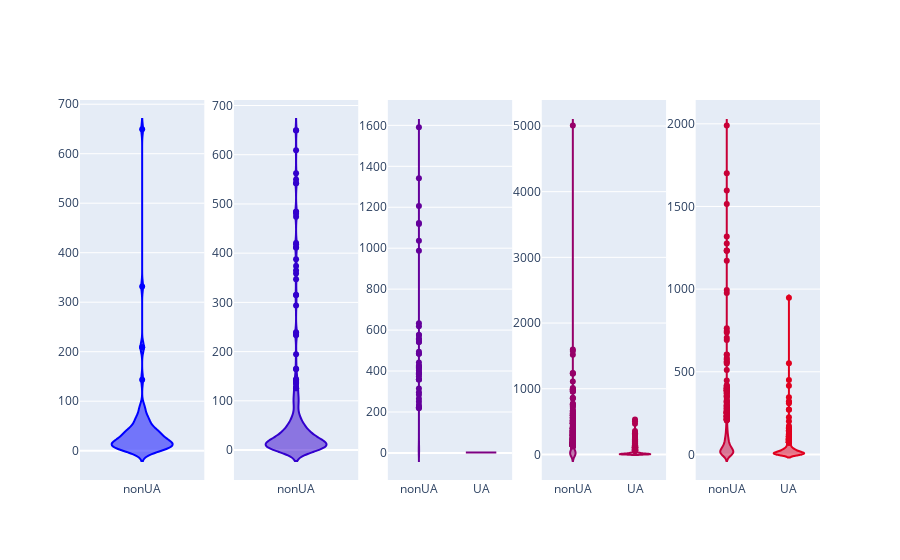

Notebook code cell kept with this figure:
### Code cell
#Graphing Average Acreage of fires in UA and NonUA areas in the five year brackets in boxplots

#X-axes (labels) for boxplots
x1 = ["UA" for val in UArange1]
x1non = ["nonUA" for val in NonUArange1]
x2 = ["UA" for val in UArange2]
x2non = ["nonUA" for val in NonUArange2]
x3 = ["UA" for val in UArange3]
x3non = ["nonUA" for val in NonUArange3]
x4 = ["UA" for val in UArange4]
x4non = ["nonUA" for val in NonUArange4]
x5 = ["UA" for val in UArange5]
x5non = ["nonUA" for val in NonUArange5]

graphingList = [[x1non,NonUArange1], [x1,UArange1], [x2non,NonUArange2], [x2,UArange2], \
                [x3non,NonUArange3], [x3,UArange3], [x4non,NonUArange4], [x4,UArange4],\
                [x5non,NonUArange5], [x5,UArange5]]

#Will contain boxplot traces
traceDict = {}

#Establishes variables
count1 = 2000
count2 = 2005
val = 0
naming = ""
col = 1
colorNum1 = 255
colorNum2 = 0

fig0 = make_subplots(rows=1, cols=5)

#Creates, stores, and appends traces of boxplots
for item in graphingList:
    
    if 'non' in item[0]:
        naming = 'Non-Urban Acreage ' + str(count1) + "-" + str(count2)
    else:
        naming = 'Urban Acreage ' + str(count1) + "-" + str(count2)
   
    traceDict[tuple(item[0])] = go.Violin(
    y = item[1],
    x = item[0],
    name = naming,
    marker=dict(
        color='rgb(' + str(colorNum2) + ',0,' + str(colorNum1) + ')'
        )
    )
    
    fig0.append_trace(traceDict[tuple(item[0])], 1, col)
    
    val = val+1
        
    if val>1:
        count1 = count1+5
        count2 = count2+5
        col = col + 1
        val=0
    
    colorNum1 = colorNum1 - 25
    colorNum2 = colorNum2 + 25
    

#Removes legend
fig0.update_traces(showlegend=False)

#Displays
fig0.show()

### Figure 1 — Plotly figure (JSON) as saved in the notebook; plotly's stock layout.template omitted (floating-point values rounded to 4 significant figures; data arrays with more than 128 entries replaced by an {"elided": "..."} marker saying what was removed)
{"data": [{"marker": {"color": "rgb(0,0,255)"}, "name": "Urban Acreage 2000-2005", "showlegend": false, "type": "violin", "x": ["nonUA", "nonUA", "nonUA", "nonUA", "nonUA", "nonUA", "nonUA", "nonUA", "nonUA", "nonUA", "nonUA", "nonUA", "nonUA", "nonUA", "nonUA", "nonUA", "nonUA", "nonUA", "nonUA", "nonUA", "nonUA", "nonUA", "nonUA", "nonUA", "nonUA", "nonUA", "nonUA", "nonUA", "nonUA", "nonUA", "nonUA", "nonUA", "nonUA", "nonUA", "nonUA", "nonUA", "nonUA", "nonUA", "nonUA", "nonUA", "nonUA", "nonUA", "nonUA", "nonUA", "nonUA", "nonUA", "nonUA", "nonUA", "nonUA", "nonUA", "nonUA", "nonUA", "nonUA", "nonUA", "nonUA", "nonUA", "nonUA", "nonUA", "nonUA", "nonUA", "nonUA", "nonUA", "nonUA", "nonUA", "nonUA", "nonUA", "nonUA", "nonUA", "nonUA", "nonUA", "nonUA", "nonUA", "nonUA", "nonUA", "nonUA"], "xaxis": "x", "y": [4.1, 41.7, 8.9, 11.5, 4.9, 13.5, 22.2, 9.3, 209.2, 209.2, 22.3, 37.9, 8.1, 11.7, 32.7, 11.8, 9.6, 28.4, 17.1, 7.4, 24.2, 1.9, 3.1, 19.4, 12.7, 10.6, 38.1, 0.1, 63.6, 36.6, 36.1, 11.6, 24.7, 4.8, 9.7, 10.7, 15.6, 38.9, 9.5, 18.8, 44, 41.1, 29.7, 63.2, 66.4, 5.4, 5.4, 1.9, 6.4, 7.3, 85.9, 11.1, 22.7, 7.7, 37, 57.4, 143.5, 25.2, 88.5, 43.7, 331.8, 82.4, 649.2, 39.7, 67.9, 19.1, 39.7, 61.9, 30.8, 20.1, 54.2, 32.9, 15.7, 54.6, 14.5], "yaxis": "y"}, {"marker": {"color": "rgb(25,0,230)"}, "name": "Urban Acreage 2000-2005", "showlegend": false, "type": "violin", "x": [], "xaxis": "x", "y": [], "yaxis": "y"}, {"marker": {"color": "rgb(50,0,205)"}, "name": "Urban Acreage 2005-2010", "showlegend": false, "type": "violin", "x": {"elided": "315 str values"}, "xaxis": "x2", "y": {"elided": "315 float values"}, "yaxis": "y2"}, {"marker": {"color": "rgb(75,0,180)"}, "name": "Urban Acreage 2005-2010", "showlegend": false, "type": "violin", "x": [], "xaxis": "x2", "y": [], "yaxis": "y2"}, {"marker": {"color": "rgb(100,0,155)"}, "name": "Urban Acreage 2010-2015", "showlegend": false, "type": "violin", "x": {"elided": "381 str values"}, "xaxis": "x3", "y": {"elided": "381 float values"}, "yaxis": "y3"}, {"marker": {"color": "rgb(125,0,130)"}, "name": "Urban Acreage 2010-2015", "showlegend": false, "type": "violin", "x": ["UA"], "xaxis": "x3", "y": [2.1], "yaxis": "y3"}, {"marker": {"color": "rgb(150,0,105)"}, "name": "Urban Acreage 2015-2020", "showlegend": false, "type": "violin", "x": {"elided": "3152 str values"}, "xaxis": "x4", "y": {"elided": "3152 float values"}, "yaxis": "y4"}, {"marker": {"color": "rgb(175,0,80)"}, "name": "Urban Acreage 2015-2020", "showlegend": false, "type": "violin", "x": {"elided": "2070 str values"}, "xaxis": "x4", "y": {"elided": "2070 float values"}, "yaxis": "y4"}, {"marker": {"color": "rgb(200,0,55)"}, "name": "Urban Acreage 2020-2025", "showlegend": false, "type": "violin", "x": {"elided": "1055 str values"}, "xaxis": "x5", "y": {"elided": "1055 float values"}, "yaxis": "y5"}, {"marker": {"color": "rgb(225,0,30)"}, "name": "Urban Acreage 2020-2025", "showlegend": false, "type": "violin", "x": {"elided": "769 str values"}, "xaxis": "x5", "y": {"elided": "769 float values"}, "yaxis": "y5"}], "layout": {"xaxis": {"anchor": "y", "domain": [0, 0.168]}, "xaxis2": {"anchor": "y2", "domain": [0.208, 0.376]}, "xaxis3": {"anchor": "y3", "domain": [0.416, 0.584]}, "xaxis4": {"anchor": "y4", "domain": [0.624, 0.792]}, "xaxis5": {"anchor": "y5", "domain": [0.832, 1]}, "yaxis": {"anchor": "x", "domain": [0, 1]}, "yaxis2": {"anchor": "x2", "domain": [0, 1]}, "yaxis3": {"anchor": "x3", "domain": [0, 1]}, "yaxis4": {"anchor": "x4", "domain": [0, 1]}, "yaxis5": {"anchor": "x5", "domain": [0, 1]}}}
